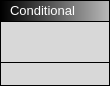
<?xml version="1.0" encoding="UTF-8"?>
<ui version="4.0">
 <class>ConditionalBlock</class>
 <widget class="QWidget" name="ConditionalBlock">
  <property name="geometry">
   <rect>
    <x>0</x>
    <y>0</y>
    <width>110</width>
    <height>86</height>
   </rect>
  </property>
  <property name="windowTitle">
   <string>Form</string>
  </property>
  <layout class="QHBoxLayout" name="horizontalLayout">
   <property name="leftMargin">
    <number>0</number>
   </property>
   <property name="topMargin">
    <number>0</number>
   </property>
   <property name="rightMargin">
    <number>0</number>
   </property>
   <property name="bottomMargin">
    <number>0</number>
   </property>
   <item>
    <widget class="QWidget" name="Holder" native="true">
     <property name="styleSheet">
      <string notr="true">QWidget#Holder { background-color: rgb(0, 0, 0); }</string>
     </property>
     <layout class="QVBoxLayout" name="verticalLayout">
      <property name="spacing">
       <number>1</number>
      </property>
      <property name="leftMargin">
       <number>1</number>
      </property>
      <property name="topMargin">
       <number>1</number>
      </property>
      <property name="rightMargin">
       <number>1</number>
      </property>
      <property name="bottomMargin">
       <number>1</number>
      </property>
      <item>
       <widget class="QWidget" name="Header" native="true">
        <property name="minimumSize">
         <size>
          <width>0</width>
          <height>20</height>
         </size>
        </property>
        <property name="maximumSize">
         <size>
          <width>16777215</width>
          <height>28</height>
         </size>
        </property>
        <property name="styleSheet">
         <string notr="true">background-color: qlineargradient(spread:pad, x1:0, y1:0, x2:1, y2:0, stop:0 rgba(0, 0, 0, 255), stop:1 rgba(184, 184, 184, 255));</string>
        </property>
        <layout class="QVBoxLayout" name="verticalLayout_5">
         <property name="spacing">
          <number>6</number>
         </property>
         <property name="leftMargin">
          <number>9</number>
         </property>
         <property name="topMargin">
          <number>0</number>
         </property>
         <property name="rightMargin">
          <number>9</number>
         </property>
         <property name="bottomMargin">
          <number>0</number>
         </property>
         <item>
          <widget class="QLabel" name="label">
           <property name="sizePolicy">
            <sizepolicy hsizetype="Maximum" vsizetype="Preferred">
             <horstretch>0</horstretch>
             <verstretch>0</verstretch>
            </sizepolicy>
           </property>
           <property name="maximumSize">
            <size>
             <width>16777215</width>
             <height>16777215</height>
            </size>
           </property>
           <property name="styleSheet">
            <string notr="true">background-color: rgba(255, 255, 255, 0);</string>
           </property>
           <property name="text">
            <string>&lt;html&gt;&lt;head/&gt;&lt;body&gt;&lt;p&gt;&lt;span style=&quot; font-size:10pt; color:#ffffff;&quot;&gt;Conditional&lt;/span&gt;&lt;/p&gt;&lt;/body&gt;&lt;/html&gt;</string>
           </property>
          </widget>
         </item>
        </layout>
       </widget>
      </item>
      <item>
       <widget class="QWidget" name="ExecNodeLayout" native="true">
        <property name="styleSheet">
         <string notr="true">background-color: rgb(216, 216, 216);</string>
        </property>
        <layout class="QHBoxLayout" name="horizontalLayout_3">
         <property name="topMargin">
          <number>1</number>
         </property>
         <property name="bottomMargin">
          <number>1</number>
         </property>
         <item>
          <widget class="QWidget" name="InNodes_2" native="true">
           <property name="sizePolicy">
            <sizepolicy hsizetype="Preferred" vsizetype="Preferred">
             <horstretch>0</horstretch>
             <verstretch>0</verstretch>
            </sizepolicy>
           </property>
           <layout class="QVBoxLayout" name="verticalLayout_3">
            <property name="leftMargin">
             <number>0</number>
            </property>
            <property name="topMargin">
             <number>0</number>
            </property>
            <property name="rightMargin">
             <number>0</number>
            </property>
            <property name="bottomMargin">
             <number>0</number>
            </property>
            <item>
             <widget class="ConnectorExecIn" name="NodeExecIn" native="true">
              <property name="sizePolicy">
               <sizepolicy hsizetype="Preferred" vsizetype="Preferred">
                <horstretch>0</horstretch>
                <verstretch>0</verstretch>
               </sizepolicy>
              </property>
              <property name="minimumSize">
               <size>
                <width>16</width>
                <height>16</height>
               </size>
              </property>
              <property name="maximumSize">
               <size>
                <width>16</width>
                <height>16</height>
               </size>
              </property>
              <property name="styleSheet">
               <string notr="true"/>
              </property>
             </widget>
            </item>
           </layout>
          </widget>
         </item>
         <item>
          <spacer name="horizontalSpacer_2">
           <property name="orientation">
            <enum>Qt::Horizontal</enum>
           </property>
           <property name="sizeHint" stdset="0">
            <size>
             <width>40</width>
             <height>20</height>
            </size>
           </property>
          </spacer>
         </item>
         <item>
          <widget class="QWidget" name="OutNodes" native="true">
           <property name="layoutDirection">
            <enum>Qt::RightToLeft</enum>
           </property>
           <layout class="QVBoxLayout" name="verticalLayout_4">
            <property name="leftMargin">
             <number>0</number>
            </property>
            <property name="topMargin">
             <number>0</number>
            </property>
            <property name="rightMargin">
             <number>0</number>
            </property>
            <property name="bottomMargin">
             <number>0</number>
            </property>
            <item>
             <widget class="ConnectorExecOut" name="True_Out" native="true">
              <property name="sizePolicy">
               <sizepolicy hsizetype="Preferred" vsizetype="Preferred">
                <horstretch>0</horstretch>
                <verstretch>0</verstretch>
               </sizepolicy>
              </property>
              <property name="minimumSize">
               <size>
                <width>16</width>
                <height>16</height>
               </size>
              </property>
              <property name="maximumSize">
               <size>
                <width>16</width>
                <height>16</height>
               </size>
              </property>
              <property name="styleSheet">
               <string notr="true"/>
              </property>
             </widget>
            </item>
            <item>
             <widget class="ConnectorExecOut" name="False_Out" native="true">
              <property name="sizePolicy">
               <sizepolicy hsizetype="Preferred" vsizetype="Preferred">
                <horstretch>0</horstretch>
                <verstretch>0</verstretch>
               </sizepolicy>
              </property>
              <property name="minimumSize">
               <size>
                <width>16</width>
                <height>16</height>
               </size>
              </property>
              <property name="maximumSize">
               <size>
                <width>16</width>
                <height>16</height>
               </size>
              </property>
              <property name="styleSheet">
               <string notr="true"/>
              </property>
             </widget>
            </item>
           </layout>
          </widget>
         </item>
        </layout>
       </widget>
      </item>
      <item>
       <widget class="QWidget" name="widget" native="true">
        <property name="styleSheet">
         <string notr="true">background-color: rgb(216, 216, 216);</string>
        </property>
        <layout class="QHBoxLayout" name="horizontalLayout_2">
         <property name="leftMargin">
          <number>9</number>
         </property>
         <property name="topMargin">
          <number>1</number>
         </property>
         <property name="rightMargin">
          <number>9</number>
         </property>
         <property name="bottomMargin">
          <number>1</number>
         </property>
         <item>
          <widget class="QWidget" name="InNodes" native="true">
           <property name="sizePolicy">
            <sizepolicy hsizetype="Preferred" vsizetype="Preferred">
             <horstretch>0</horstretch>
             <verstretch>0</verstretch>
            </sizepolicy>
           </property>
           <layout class="QVBoxLayout" name="verticalLayout_2">
            <property name="leftMargin">
             <number>0</number>
            </property>
            <property name="topMargin">
             <number>0</number>
            </property>
            <property name="rightMargin">
             <number>0</number>
            </property>
            <property name="bottomMargin">
             <number>0</number>
            </property>
            <item>
             <widget class="ConnectorIn" name="Node" native="true">
              <property name="sizePolicy">
               <sizepolicy hsizetype="Preferred" vsizetype="Preferred">
                <horstretch>0</horstretch>
                <verstretch>0</verstretch>
               </sizepolicy>
              </property>
              <property name="minimumSize">
               <size>
                <width>16</width>
                <height>16</height>
               </size>
              </property>
              <property name="maximumSize">
               <size>
                <width>16</width>
                <height>16</height>
               </size>
              </property>
              <property name="styleSheet">
               <string notr="true"/>
              </property>
             </widget>
            </item>
           </layout>
          </widget>
         </item>
         <item>
          <spacer name="horizontalSpacer">
           <property name="orientation">
            <enum>Qt::Horizontal</enum>
           </property>
           <property name="sizeHint" stdset="0">
            <size>
             <width>40</width>
             <height>20</height>
            </size>
           </property>
          </spacer>
         </item>
        </layout>
       </widget>
      </item>
     </layout>
    </widget>
   </item>
  </layout>
 </widget>
 <customwidgets>
  <customwidget>
   <class>ConnectorExecOut</class>
   <extends>QWidget</extends>
   <header>connectorexecout.h</header>
   <container>1</container>
  </customwidget>
  <customwidget>
   <class>ConnectorExecIn</class>
   <extends>QWidget</extends>
   <header>connectorexecin.h</header>
   <container>1</container>
  </customwidget>
  <customwidget>
   <class>ConnectorIn</class>
   <extends>QWidget</extends>
   <header>connectorin.h</header>
   <container>1</container>
  </customwidget>
 </customwidgets>
 <resources/>
 <connections/>
</ui>
